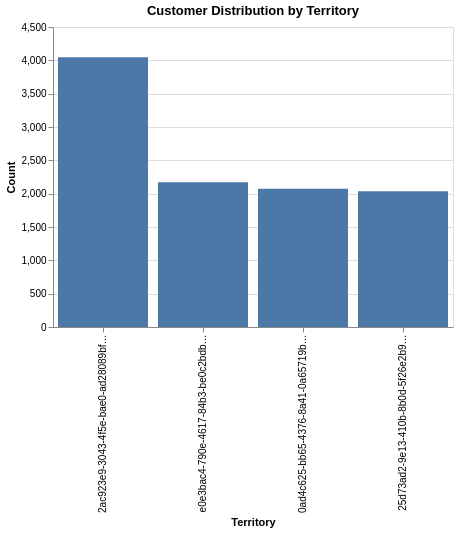

The code cell stored with this chart in its notebook:
### Markdown cell above
### B.4 Explore Feature of Interest — territory_id

### Code cell
df_dedup = df.drop_duplicates()
territory_dist = df_dedup['territory_id'].value_counts()
print(f"Territory distribution:\n{territory_dist}")
print(f"\nNumber of unique territories: {df_dedup['territory_id'].nunique()}")

chart = alt.Chart(
    territory_dist.reset_index().rename(columns={'territory_id': 'Territory', 'count': 'Count'})
).mark_bar().encode(
    x=alt.X('Territory', sort='-y'),
    y='Count'
).properties(title='Customer Distribution by Territory', width=400, height=300)
chart

### Figure 1 — Vega-Lite specification as saved in the notebook (floating-point values rounded to 4 significant figures)
{"config": {"view": {"continuousWidth": 300, "continuousHeight": 300}}, "data": {"name": "data-e1694f1cf9bf208338067c5b746b5a5f"}, "mark": {"type": "bar"}, "encoding": {"x": {"field": "Territory", "sort": "-y", "type": "nominal"}, "y": {"field": "Count", "type": "quantitative"}}, "height": 300, "title": "Customer Distribution by Territory", "width": 400, "$schema": "https://vega.github.io/schema/vega-lite/v5.20.1.json", "datasets": {"data-e1694f1cf9bf208338067c5b746b5a5f": [{"Territory": "2ac923e9-3043-4f5e-bae0-ad28089bf187", "Count": 4046}, {"Territory": "e0e3bac4-790e-4617-84b3-be0c2bdb7070", "Count": 2173}, {"Territory": "0ad4c625-bb65-4376-8a41-0a65719b0db8", "Count": 2074}, {"Territory": "25d73ad2-9e13-410b-8b0d-5f26e2b9e4f2", "Count": 2038}]}}
